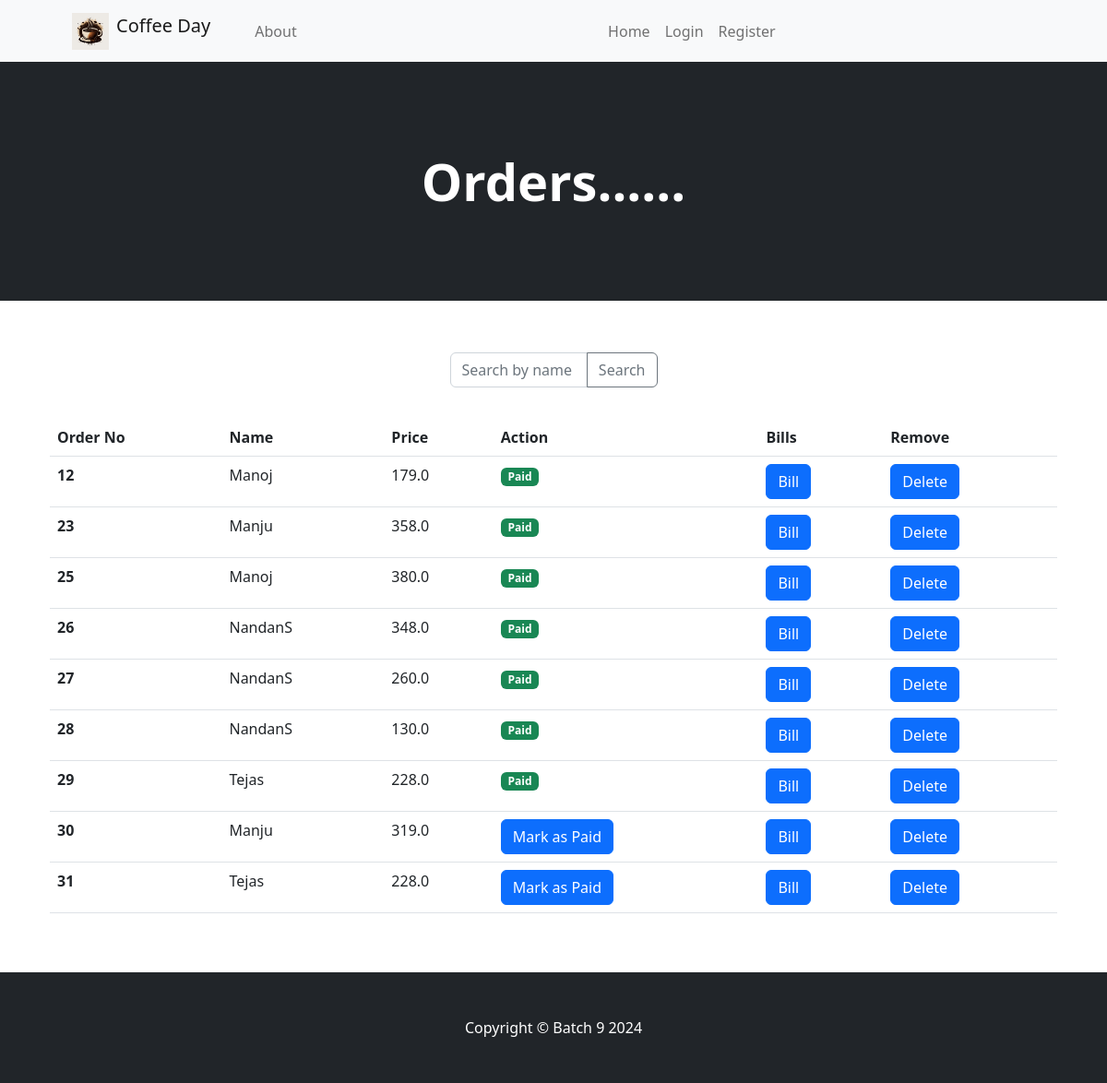
Screenshot of /orders/ with the database file from the repository.
### app/models.py (models this page shows, shortened)
class Order(models.Model):
    user = models.ForeignKey(User, on_delete=models.CASCADE)
    items = models.ManyToManyField(coffeemenu, through='OrderItem')
    total_price = models.FloatField(default=0)
    created_at = models.DateTimeField(auto_now_add=True)
    paid = models.BooleanField(default=False)

class User(AbstractUser):
    is_admin=models.BooleanField('Is admin',default=False)
    is_customer = models.BooleanField('Is customer',default=True)
    is_employee = models.BooleanField('Is employee',default=False)

### app/views.py (the view)
# urls.py: path('orders/',orders,name="orders"),
def orders(request):
    items=OrderItem.objects.all()
    order=Order.objects.all()
    return render(request, 'orders.html', {'items':items, 'orders':order})

### app/templates/orders.html
{% extends "base.html" %}
{% block contant %}
{% include "navbar.html" %}
<header class="bg-dark py-5">
    <div class="container px-4 px-lg-5 my-5">
        <div class="text-center text-white">
            <h1 class="display-4 fw-bolder">Orders......</h1>
        </div>
    </div>
</header>
<body>
    <section class="py-5">
        <div class="container px-4 px-lg-5 mt-2">
            <div class="row gx-4 gx-lg-5 row-cols-2 row-cols-md-3 row-cols-xl-4 justify-content-center">
                <form action="{% url 'search_ordersname' %}" method="get" class="navbar-form">
                    <div class="input-group">
                        <input type="text" class="form-control" placeholder="Search by name or Id..." name="q">
                        <button type="submit" class="btn btn-outline-secondary">Search</button>
                    </div>
                </form>
                <br><br>
                <br>
                <table class="table">
                    <thead>
                      <tr>
                        <th scope="col">Order No</th>
                        <th scope="col">Name</th>
                        <th scope="col">Price</th>
                        <th>Action</th>
                        <th>Bills</th>
                        <th>Remove</th>
                      </tr>
                    </thead>
                    <tbody>
                        {% for order in orders %}
                            <tr>
                                <th scope="row">{{ order.id }}</th>
                                <td><a class="nav-link" href="{% url 'order_list' order.id %}">{{ order.user }}</a> </td>
                                <td>{{ order.total_price }}</td>
                            <td>
                                {% if not order.paid %}
                                <a class="btn btn-primary" href="{% url 'mark_as_paid' order.id %}">Mark as Paid</a>
                                {% else %}
                                <span class="badge bg-success">Paid</span>
                                {% endif %}
                            </td>
                                <td>
                                <a class="btn btn-primary" href="{% url 'order_bill' order.id %}">Bill</a>
                            </td>
                            <td>
                                <a class="btn btn-primary" href="{% url 'delete_order' order.id %}">Delete</a>
                            </td>
                            </tr>
                    {% endfor %}
                    </tbody>
                  </table>
               </div>
    </section>
</body>
{% endblock %}

### rows the page displays
Order: id "12", user "Manoj", total_price "179.0", paid "Paid"
Order: id "23", user "Manju", total_price "358.0", paid "Paid"
Order: id "25", user "Manoj", total_price "380.0", paid "Paid"
Order: id "26", user "NandanS", total_price "348.0", paid "Paid"
Order: id "27", user "NandanS", total_price "260.0", paid "Paid"
Order: id "28", user "NandanS", total_price "130.0", paid "Paid"
Order: id "29", user "Tejas", total_price "228.0", paid "Paid"
Order: id "30", user "Manju", total_price "319.0", paid "Mark as Paid"
Order: id "31", user "Tejas", total_price "228.0", paid "Mark as Paid"
